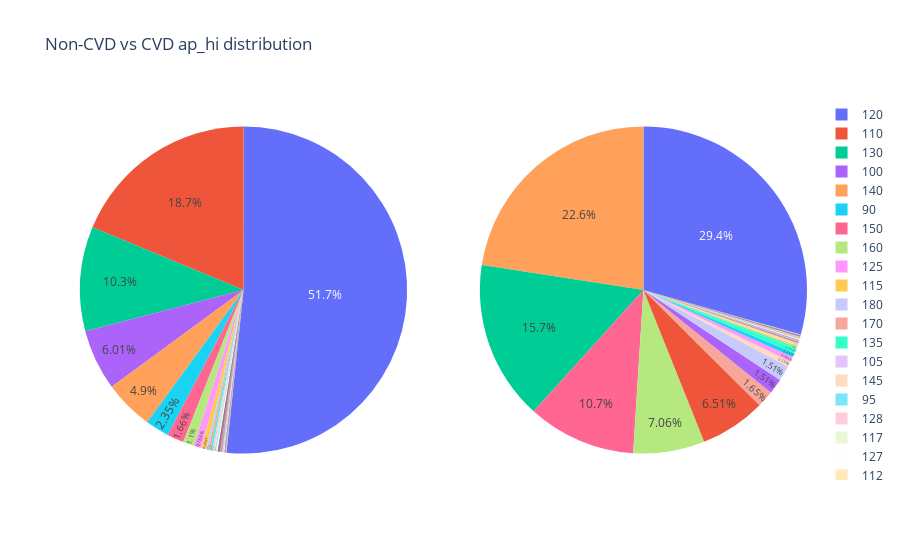

The notebook cell this image was saved under:
### Code cell
cvd = cleanedData.loc[cleanedData['cardio'] == 1, 'ap_hi'].copy()
non_cvd = cleanedData.loc[cleanedData['cardio'] == 0, 'ap_hi'].copy()

fig = make_subplots(rows=1, cols=2, specs=[[{"type": "pie"}, {"type": "pie"}]])

fig.update_layout(title_text="Non-CVD vs CVD ap_hi distribution", template="plotly_white")
fig.add_trace(go.Pie(values=non_cvd.value_counts().values, labels=cleanedData[cleanedData['cardio'] == 0]['ap_hi'].value_counts().index.to_list()),row=1, col=1)
fig.add_trace(go.Pie(values=cvd.value_counts().values, labels=cleanedData[cleanedData['cardio'] == 1]['ap_hi'].value_counts().index.to_list()),row=1, col=2)
fig.update_traces(textposition='inside')
fig.show()

### Figure 1 — Plotly figure (JSON) as saved in the notebook; plotly's stock layout.template omitted (floating-point values rounded to 4 significant figures)
{"data": [{"domain": {"x": [0, 0.45], "y": [0, 1]}, "labels": [120, 110, 130, 100, 140, 90, 150, 160, 125, 115, 180, 170, 135, 105, 145, 95, 128, 117, 127, 112, 124, 122, 123, 113, 126, 132, 118, 109, 119, 106, 102, 138, 108, 114, 121, 103, 148, 116, 111, 151, 134, 107, 155, 137, 165, 129, 99, 144, 131, 166, 136, 149, 101, 133, 171, 147, 146, 168, 156, 153, 175, 172, 154, 96, 159, 176, 143, 162, 142, 141, 164, 104, 163, 158, 157, 152, 93, 178, 139, 173, 174, 169], "textposition": "inside", "type": "pie", "values": [17680, 6414, 3531, 2056, 1678, 804, 567, 376, 262, 167, 70, 66, 64, 48, 45, 27, 24, 17, 16, 15, 15, 13, 11, 11, 10, 10, 10, 9, 9, 9, 9, 8, 8, 8, 7, 7, 6, 6, 6, 6, 6, 6, 6, 5, 5, 4, 4, 4, 4, 4, 3, 3, 3, 3, 3, 3, 3, 3, 3, 3, 3, 3, 2, 2, 2, 2, 2, 2, 2, 2, 2, 1, 1, 1, 1, 1, 1, 1, 1, 1, 1, 1]}, {"domain": {"x": [0.55, 1], "y": [0, 1]}, "labels": [120, 140, 130, 150, 160, 110, 170, 100, 180, 145, 125, 90, 135, 155, 115, 165, 141, 105, 153, 128, 123, 138, 143, 136, 168, 139, 148, 134, 147, 175, 156, 151, 127, 149, 144, 158, 142, 146, 131, 154, 152, 163, 126, 118, 121, 164, 162, 159, 104, 112, 171, 167, 172, 119, 132, 133, 116, 113, 161, 122, 169, 137, 114, 157, 111, 117, 179, 166, 173, 174, 129, 124, 177, 95, 106, 103, 97, 107, 108, 176, 178, 101], "textposition": "inside", "type": "pie", "values": [9716, 7463, 5199, 3543, 2335, 2152, 547, 500, 499, 176, 165, 146, 140, 67, 50, 32, 18, 15, 11, 10, 10, 10, 10, 10, 9, 9, 9, 9, 9, 8, 7, 7, 7, 7, 6, 6, 6, 6, 6, 6, 6, 5, 5, 5, 5, 5, 5, 5, 5, 5, 5, 4, 4, 4, 4, 4, 3, 3, 3, 3, 3, 3, 3, 3, 3, 3, 3, 2, 2, 2, 2, 2, 2, 1, 1, 1, 1, 1, 1, 1, 1, 1]}], "layout": {"title": {"text": "Non-CVD vs CVD ap_hi distribution"}}}
